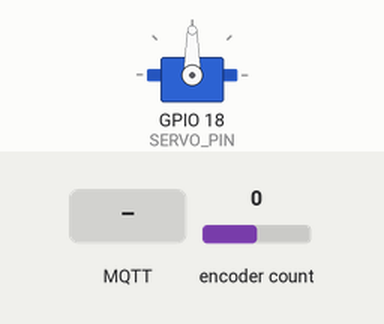
Simulated run of this sketch. Board: ESP32. On the bench: servo. The test bench sets the inputs (shaded band); at power-on: encoder count 0. WiFi joins after 1.5 s; servers stay silent unless stated; no MQTT or app messages arrive unless stated; what the sketch prints to the serial monitor is not drawn.

Above: at 2.7 s.
2.8 s: encoder count set to 1
At 4.0 s:
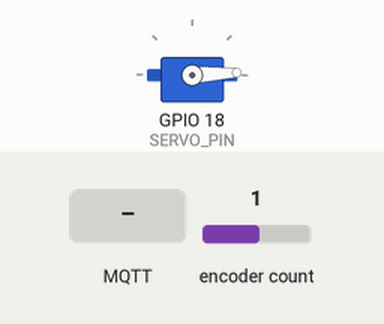
4.3 s: MQTT message "90" arrives on the first subscribed topic
At 5.2 s:
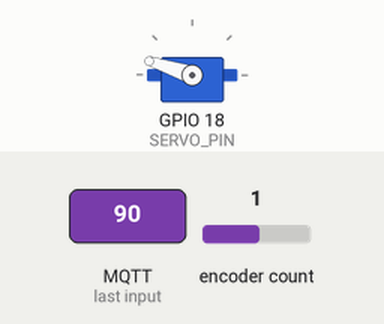
5.8 s: encoder count set to 0
At 6.3 s:
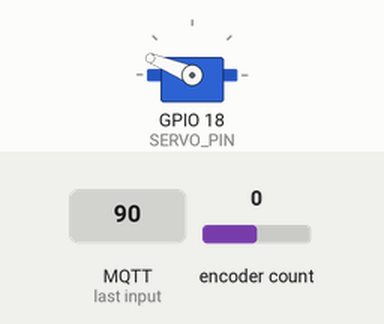
7.3 s: MQTT message "5" arrives on the first subscribed topic
At 8.5 s:
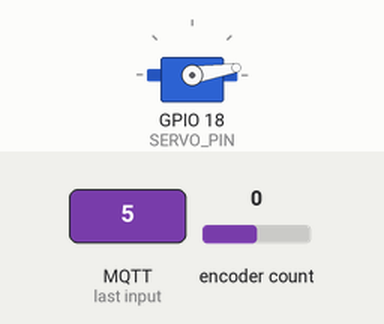
8.8 s: encoder count set to 4
At 9.8 s:
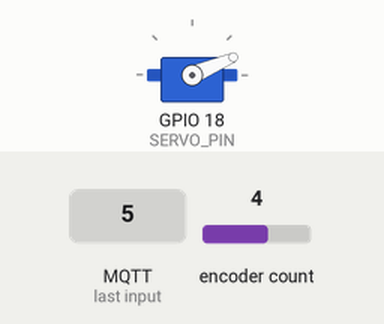
Timing chart, 0 to 11.3 s (numbered marks = the images above; inputs shaded):
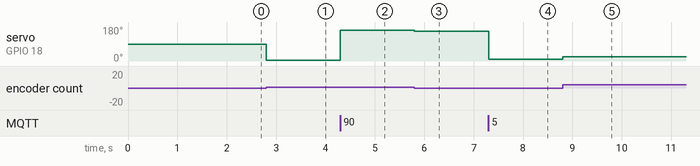

The sketch:

Tilt.ino
```cpp
#include <ESP32Encoder.h>
#include <ESP32Servo.h>
#include <WiFi.h>
#include <PubSubClient.h>

#define CLK 22
#define DT 23
#define SERVO_PIN 18
#define Volt 34

// WiFi credentials
const char* ssid = "Swann Nest";
const char* password = "Magn0lia";

// MQTT Broker settings
const char* mqtt_broker = "homeassistant.local";
const char* mqtt_username = "mqtt-user";
const char* mqtt_password = "RockSell35";
const char* mqtt_topic = "home/esp32/servo_position";
const char* mqtt_receive_topic = "home/esp32/set_servo";

WiFiClient espClient;
PubSubClient client(espClient);

ESP32Encoder encoder;
Servo myservo;
int oldPosition = 0;

void setupWiFi() {
  WiFi.begin(ssid, password);
  while (WiFi.status() != WL_CONNECTED) {
    delay(500);
    Serial.println("Connecting to WiFi...");
  }
  Serial.println("Connected to WiFi");
}

void reconnect() {
  while (!client.connected()) {
    if (client.connect("ESP32Client", mqtt_username, mqtt_password )) {
      Serial.println("Connected to MQTT Broker!");
      client.subscribe(mqtt_receive_topic);
    } else {
      Serial.print("Failed to connect to MQTT Broker. rc=");
      Serial.print(client.state());
      delay(5000);
    }
  }
}

float readVoltage() {
  int sensorValue = analogRead(Volt);
  float arduinoVoltage = sensorValue * (5.00 / 1023.00) * 2; // Initial conversion
  float calibrationFactor = 7.96 / 40.03; // Replace with your measured values
  return arduinoVoltage * calibrationFactor; // Apply calibration factor
}


void callback(char* topic, byte* payload, unsigned int length) {
  payload[length] = '\0'; // Ensure payload is null-terminated
  String message = String((char *)payload);

  if (String(topic) == mqtt_receive_topic) {
    if (message == "volt") {
      float voltage = readVoltage();
      char voltageMsg[50];
      sprintf(voltageMsg, "voltage: %.2fV", voltage);
      client.publish(mqtt_topic, voltageMsg);
    } else {
      int newPosition = message.toInt();
      if (newPosition >= 0 && newPosition <= 100) {
        int servoPosition = map(newPosition, 0, 100, 0, 180);
        myservo.write(servoPosition);
        encoder.setCount(newPosition);
        oldPosition = newPosition;
      }
    }
  }
}

void setup() {
  encoder.attachHalfQuad(DT, CLK);
  encoder.setCount(0);
  Serial.begin(115200);
  myservo.attach(SERVO_PIN);
  setupWiFi();
  client.setServer(mqtt_broker, 1883);
  client.setCallback(callback);
}

void loop() {
  if (!client.connected()) {
    reconnect();
  }
  client.loop();

  int newPosition = encoder.getCount();
  if (newPosition > 100) {
    newPosition = 100;
    encoder.setCount(100);
  } else if (newPosition < 0) {
    newPosition = 0;
    encoder.setCount(0);
  }

  if (newPosition != oldPosition) {
    int servoPosition = map(newPosition, 0, 100, 0, 180);
    myservo.write(servoPosition);
    char msg[50];
    sprintf(msg, "%d", newPosition);
    client.publish(mqtt_topic, msg);
    oldPosition = newPosition;
  }
}
```

Measured:
- after the input at 2.8 s, servo on GPIO 18 (SERVO_PIN): 90° → 3° at once
- after the input at 4.3 s, servo on GPIO 18 (SERVO_PIN): 3° → 162° at once
- after the input at 5.8 s, servo on GPIO 18 (SERVO_PIN): 162° → 158° at once
- after the input at 7.3 s, servo on GPIO 18 (SERVO_PIN): 158° → 9° at once
- after the input at 8.8 s, servo on GPIO 18 (SERVO_PIN): 9° → 23° at once
